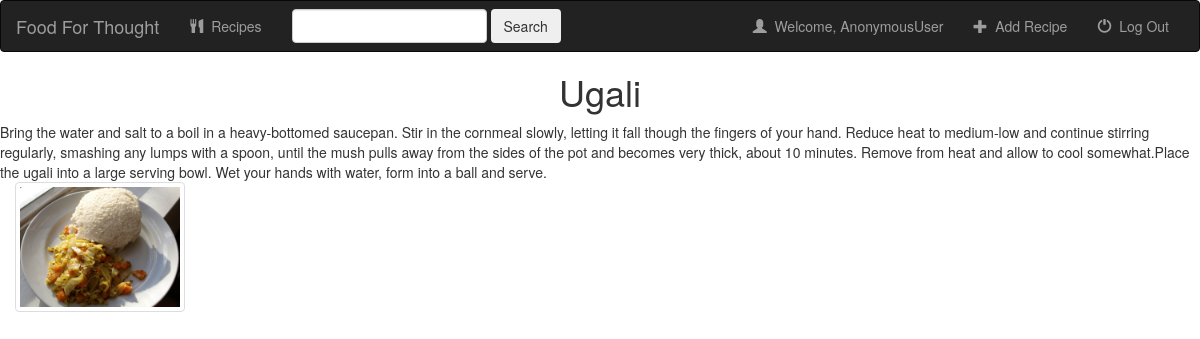
The app's page /recipe/17/ with its own data.
### recipe/models.py (models this page shows, shortened)
class RecipeD(models.Model):
	user = models.ForeignKey(User, default=1)
	Name = models.CharField(max_length=250)
	post = models.CharField(max_length = 10000000, default="")
	Cuisine = models.CharField(max_length=250)
	created = models.DateTimeField(auto_now_add=True, blank=False, null=True)
	RecipeProcedure = models.CharField(max_length = 1000000)
	RecipePicture = models.FileField(default="")

### recipe/views.py (the view)
# urls.py: url(r'^(?P<pk>[0-9]+)/$', views.DetailView.as_view(), name='detail'),
class DetailView(generic.DetailView):
	model = RecipeD
	template_name = 'recipe/detail.html'

### recipe/templates/recipe/detail.html (shortened to what this page needs)
<head>
    <link rel="stylesheet" href="https://maxcdn.bootstrapcdn.com/bootstrap/3.3.6/css/bootstrap.min.css">
</head>
<nav class="navbar navbar-inverse">
    <div class ="container-fluid">
    <div class="navbar-header">
        <a class="navbar-brand" href="{% url 'recipe:index' %}">Food For Thought</a>
    </div>
    <div class="collapse navbar-collapse">
        <ul class="nav navbar-nav">
            <li clas="">
                <a href="">
                    <span class="glyphicon glyphicon-cutlery"></span>&nbsp;
                    Recipes
                </a>
            </li>
        </ul>
        <form class="navbar-form navbar-left" role="search" method="get" action="#">
            <div class="form-group">
                <input type="text" class="form-control" name="q" value="">
            </div>
            <button type="submit" class=btn btn-default">Search</button>
        </form>
        <ul class = "nav navbar-nav navbar-right">
            <li class="">
                <a href="{% url 'recipe:index' %}">
                    <span class="glyphicon glyphicon-user"></span>&nbsp;
                    Welcome, {{user}}
                </a>
            </li>
            <li class="">
                <a href="{% url 'recipe:recipe-add'%}">
                    <span class="glyphicon glyphicon-plus"></span>&nbsp;
                    Add Recipe
                </a>
            </li>
            <li class="">
                <a href="{% url 'recipe:logout_user' %}">
                    <span class="glyphicon glyphicon-off"></span>&nbsp;
                    Log Out
                </a>
            </li>
        </ul>
    </div>
    </div>
</nav>
<body style='background-color: white;'>
<h1><center>{{reciped.Name}}</center></h1>
<p1>{{reciped.RecipeProcedure}}</p1>
<br>
<div class = "col-sm-4 col-lg-2">
<div class = "thumbnail">
<img src = {{reciped.RecipePicture.url}}/>
</div>
</div>
</body>

### records on screen
RecipeD: Name "Ugali", RecipeProcedure "Bring the water and salt to a boil in a heavy-bottomed saucepan. Stir in the cornmeal slowly, letting it fall though the fingers of your hand. Reduce heat to medium-low and continue stirring regularly, smashing any lumps with a spoon, until the mush pulls away from the sides of the pot and becomes very thick, about 10 minutes. Remove from heat and allow to cool somewhat.Place the ugali into a large serving bowl. Wet your hands with water, form into a ball and serve.", RecipePicture (picture)

### other values on screen
{{ user }} "AnonymousUser"
